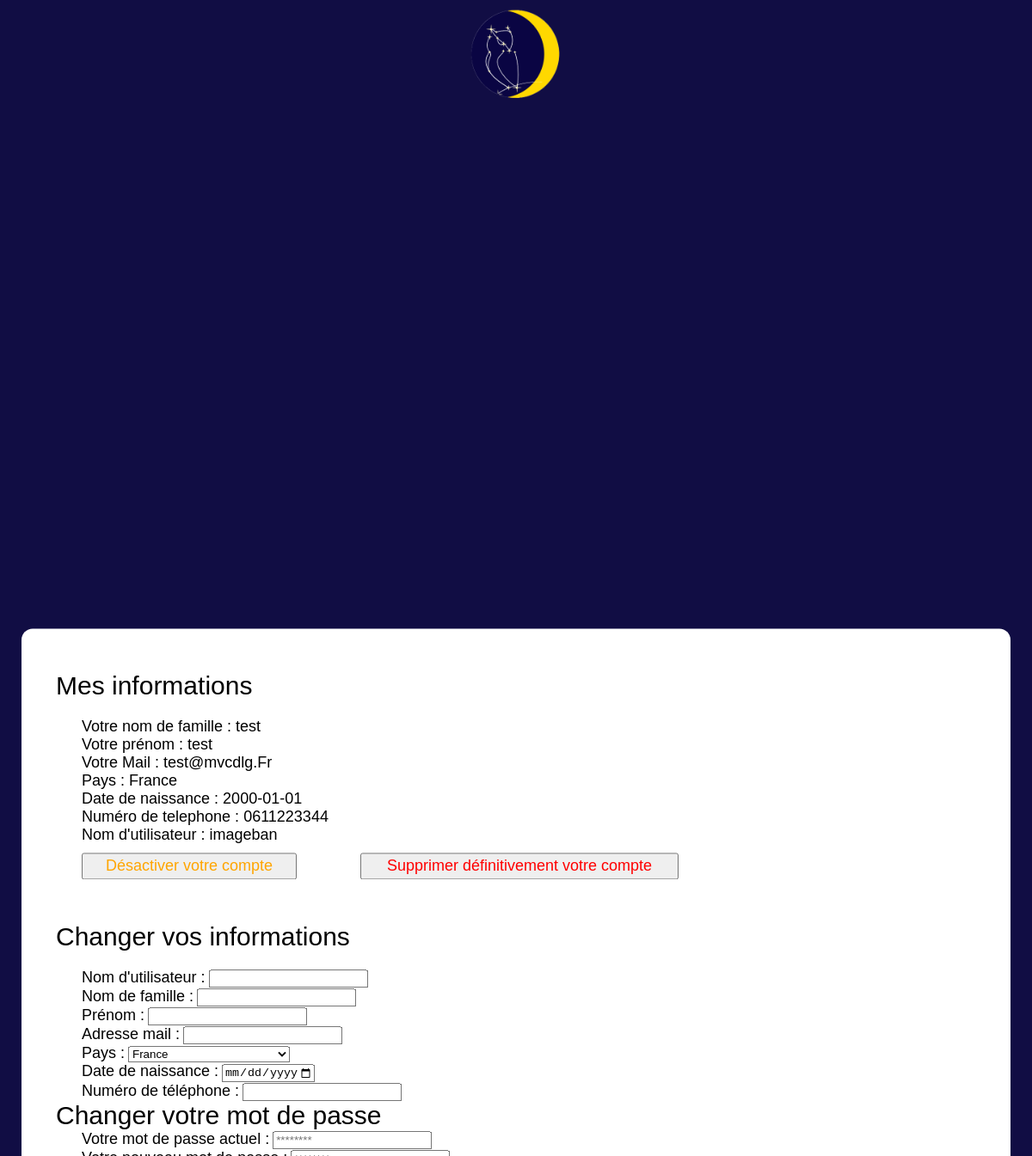
Screenshot of /php/personnalSetting.php (signed in) with the database file from the repository.
### tables this page shows
CREATE TABLE `users` (
  `id` int(10) unsigned NOT NULL AUTO_INCREMENT,
  `lastname` varchar(255) NOT NULL,
  `name` varchar(255) NOT NULL,
  `mail` varchar(255) NOT NULL,
  `country` varchar(255) NOT NULL,
  `password` varchar(255) NOT NULL,
  `birthday` date NOT NULL,
  `phone` char(10) NOT NULL,
  `account_state` enum('0','1') DEFAULT NULL,
  `username` varchar(255) NOT NULL,
  PRIMARY KEY (`id`),
  UNIQUE KEY `username` (`username`),
  UNIQUE KEY `mail` (`mail`)
);

### php/fonctionsPHP.php (called while the page is built, shortened)
<?php
function fromTableUsers(){
    require("../pdo/pdo.php");
    $id = $_SESSION["id"];
    $maRequete = $pdo->prepare("SELECT * from users where id=:id");
    $maRequete->execute([
    ":id" => $id
    ]);
    $result = $maRequete->fetch();
    return $result;
};

### php/personnalSetting.php (the view, shortened to what this page needs)
<?php
include("fonctionsPHP.php");
$userInfos = fromTableUsers();
?>
<!DOCTYPE html>
<html lang="en">
<head>
    <link rel="stylesheet" href="../Page HTML/editInfosPerso.css">
</head>
<body>
    <img class="displayed" src="../Page HTML/image/testhibou3.png" alt="">
    <div id="page">
        <text id="informations">Mes informations</text>
            <text id="lastName">Votre nom de famille : <?= $userInfos["lastname"]; ?></text>
            <text id="firstName">Votre prénom : <?= $userInfos["name"] ?></text>
            <text id="mail">Votre Mail : <?= $userInfos["mail"] ?></text>
            <text id="country">Pays : <?= $userInfos["country"] ?></text>
            <text id="birthDate">Date de naissance : <?= $userInfos["birthday"] ?></text>
            <text id="phoneNumber">Numéro de telephone : <?= $userInfos["phone"] ?></text>
            <text  id="username">Nom d'utilisateur : <?= $userInfos["username"] ?></text>
            <form action="" method="post">
                <button id="desactiverAccount" name="desactiverCompte" type="submit" >Désactiver votre compte</button>
                <button name="supprimerCompte" type="submit" id="suppAccount">Supprimer définitivement votre compte</button>
            </form>
            <text id="changeInfos">Changer vos informations</text>
                <form action="" method="post">
                    <label id="newUsername" for="username">Nom d'utilisateur :</label>
                    <input maxlength="30" name="username" type="text">
                    <br>
                    <label id="newLastName" for="lastname">Nom de famille :</label>
                    <input name="lastname" type="text">
                    <br>
                    <label id="newFirstName" for="name">Prénom :</label>
                    <input name="name" type="text">
                    <br>
                    <label id="newMail" for="mail">Adresse mail :</label>
                    <input name="mail" type="email">
                    <br>
                    <label id="newCountry" for="country">Pays :</label>
                    <select name="country">
                        <?php include("select.php") ?>
                    </select>
                    <br>
                    <label id="newBirthDate" for="date">Date de naissance :</label>
                    <input name="birthday" min="1950-01-01" max="2020-12-31" type="date">
                    <br>
                    <label id="newNumber"
                    for="phone">Numéro de téléphone :</label>
                    <input name="phone" type="number">
                    <br>
                <text id="changeMdp">Changer votre mot de passe</text>
                <br>
                <label  id="actualMdp" for="actualPassword">Votre mot de passe actuel :</label>
                <input pattern="[A-Za-z0-9]+" placeholder="********" name="actualPassword" type="password">
                <br>
                <label id="newMdp" for="newPassword">Votre nouveau mot de passe :</label>
                <input pattern="[A-Za-z0-9]+" placeholder="********" name="newPassword" type="password">
                <br>
                <br>
            </form>
    </div>
</body>
</html>

### Page HTML/editInfosPerso.css (style rules this page uses)
body { width: 100%; background-color: #110D44; margin: 0; padding: 0; }
img.displayed { width: 9%; height: auto; display: block; margin-left: auto; margin-right: auto; }
#page { width: 1150px; height: auto; background-color: white; display: flex; position: absolute; top: 80%; left: 50%; transform: translate(-50%, -50%); flex-flow: column wrap; border-radius: 13px; }
#informations { font-family: Tahoma,sans-serif; font-size: 30px; margin-top: 50px; margin-left: 40px; margin-bottom: 20px; }
#username { font-family: Tahoma, sans-serif; font-size: 18px; margin-left: 70px; }
#lastName { font-family: Tahoma, sans-serif; font-size: 18px; margin-left: 70px; }
#firstName { font-family: Tahoma, sans-serif; font-size: 18px; margin-left: 70px; }
#mail { font-family: Tahoma, sans-serif; font-size: 18px; margin-left: 70px; }
#country { font-family: Tahoma, sans-serif; font-size: 18px; margin-left: 70px; }
#birthDate { font-family: Tahoma, sans-serif; font-size: 18px; margin-left: 70px; }
#phoneNumber { font-family: Tahoma, sans-serif; font-size: 18px; margin-left: 70px; }
#desactiverAccount { font-family: Tahoma, sans-serif; font-size: 18px; color: orange; width: 250px; padding: 3px; margin-top: 10px; margin-left: 70px; }
#suppAccount { font-family: Tahoma, sans-serif; font-size: 18px; color: red; width: 370px; padding: 3px; margin-top: 5px; margin-left: 70px; margin-bottom: 50px; }
#changeInfos { font-family: Tahoma, sans-serif; font-size: 30px; margin-left: 40px; margin-bottom: 20px; }
#newUsername { font-family: Tahoma, sans-serif; font-size: 18px; margin-left: 70px; }
#newLastName { font-family: Tahoma, sans-serif; font-size: 18px; margin-left: 70px; }
#newFirstName { font-family: Tahoma, sans-serif; font-size: 18px; margin-left: 70px; }
#newMail { font-family: Tahoma, sans-serif; font-size: 18px; margin-left: 70px; }
#newCountry { font-family: Tahoma, sans-serif; font-size: 18px; margin-left: 70px; }
#newBirthDate { font-family: Tahoma, sans-serif; font-size: 18px; margin-left: 70px; }
#newNumber { font-family: Tahoma, sans-serif; font-size: 18px; margin-left: 70px; margin-bottom: 50px; }
#changeMdp { font-family: Tahoma, sans-serif; font-size: 30px; margin-left: 40px; margin-bottom: 20px; }
#actualMdp { font-family: Tahoma, sans-serif; font-size: 18px; margin-left: 70px; }
#newMdp { font-family: Tahoma, sans-serif; font-size: 18px; margin-left: 70px; }

### rows the page displays
users: lastname "test", name "test", mail "test@mvcdlg.Fr", country "France", birthday "2000-01-01", phone "0611223344", username "imageban"
